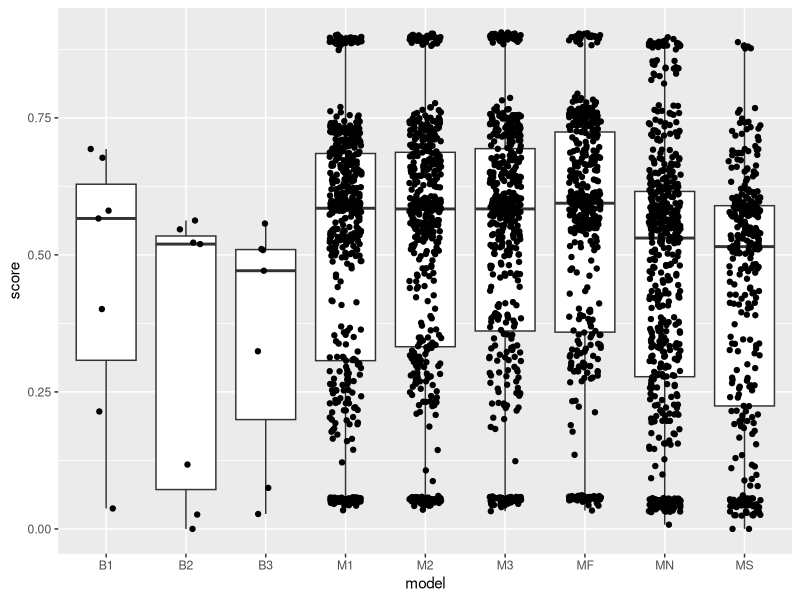
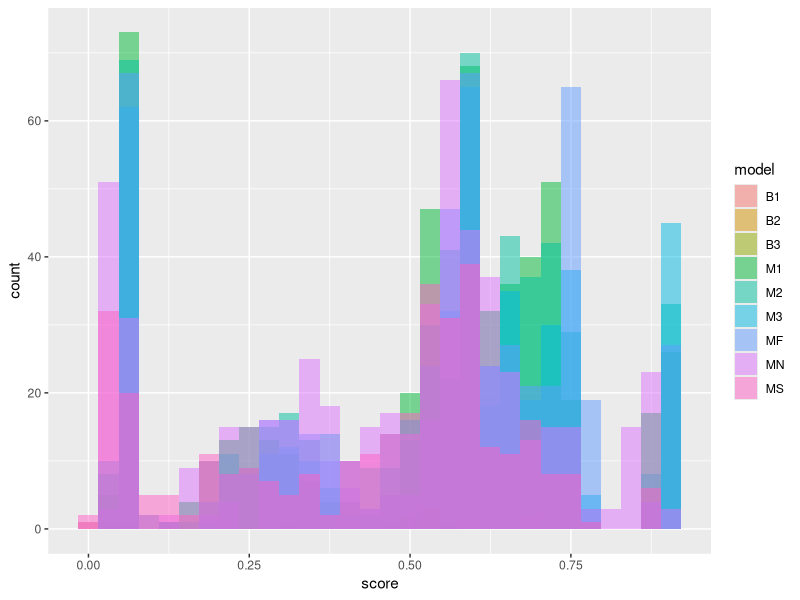
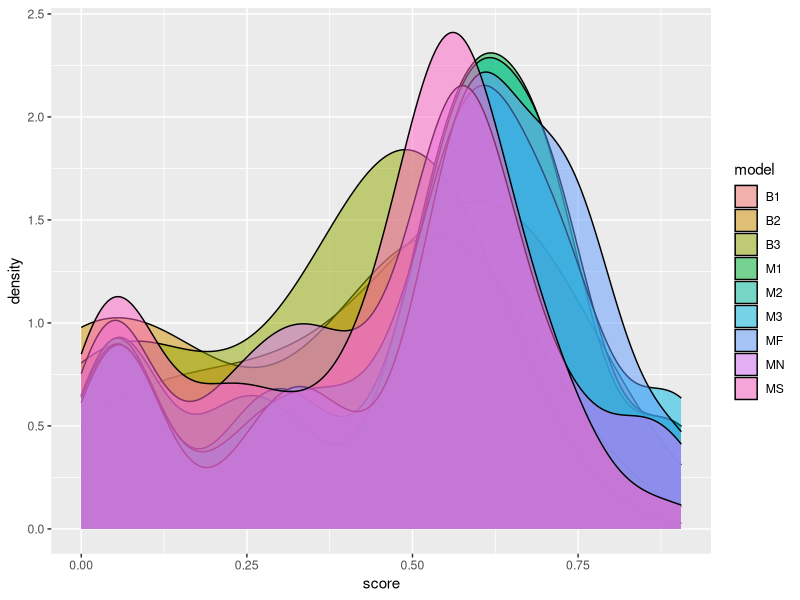
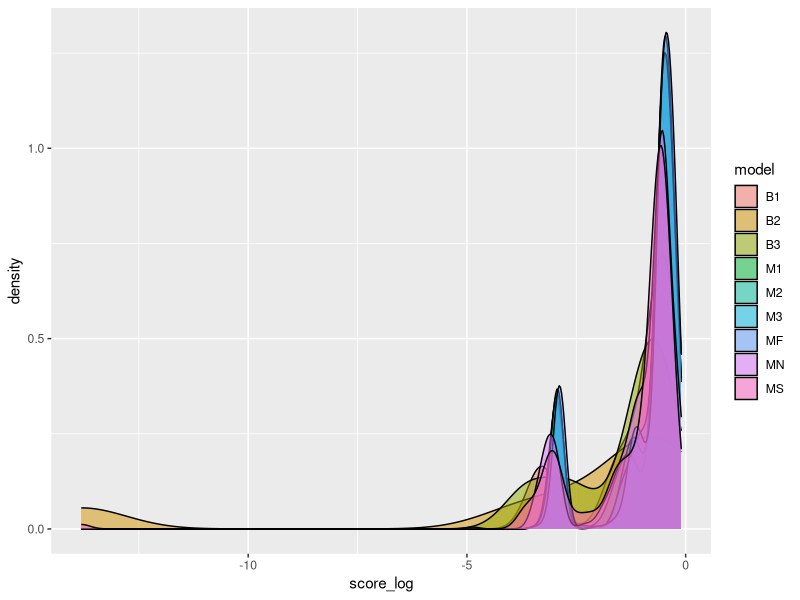

Write R code to recreate these figures, in order.
## ---- chunk 1
knitr::opts_chunk$set(echo = TRUE)
## ---- chunk 2
setwd("/Users/suhaibbasir/Documents/CS/MSc/SRDS/SeminarDataScience/Assignment_2")
d <- read.csv("data.csv")
## ---- chunk 3
# convert the model column to a factor as it is a categorical variable
d$model <- factor(d$model)
# convert the TeD column to a factor as it is a categorical variable
d$TeD <- factor(d$TeD)

# show the first 6 rows of the data
str(d)
## ---- chunk 4
d$model_type <- ifelse(d$model %in% c("B1", "B2", "B3"), "Baseline", "Transfer_Learning")
d$num_parts_refined <- ifelse(d$model == "MF", 4,
                          ifelse(d$model == "MS", 1,
                           ifelse(d$model == "MN", 0,
                          ifelse(grepl("^M[1-8]$", d$model), as.numeric(substr(d$model, 2, 2)), 0))))

# print all lines where model = MF
str(d)
## ---- chunk 5
model <- lm(score ~ model + model_type + TeD + num_parts_refined + Sum + (TrD1 + TrD2 + TrD3 + TrD4 + TrD5 + TrD6 + TrD7 + TrD8) , data = d)
anova_result <- anova(model)
print(anova_result)
summary(model)
## ---- chunk 6
# str(d)
# table(d$model, d$TeD)

# t test between B1, B2, and B3 vs the rest
d_B <- subset(d, model=="B1" | model=="B2" | model=="B3")
d_M <- subset(d, model=="M1" | model=="M2" | model=="M3" | model=="MF" | model=="MN" | model=="MS")
t.test(d_B$score, d_M$score)

# average for each model
aggregate(score ~ model, data = d, mean)
m <- lm(score~model, d)
summary(m)
AIC(m)

m1 <- lm(score~model+TeD, d)
summary(m1)
AIC(m1)

# compare m and m1
anova(m, m1)
## ---- chunk 7
m <- lm(score~model, d)
summary(m)
AIC(m)

library(dplyr)
d |> count(TeD, model)

# get count for number of rows with model B1 B2 and B3 and the Ms
## ---- chunk 8
# plot the average score for each model
library(ggplot2)
ggplot(d, aes(x=model, y=score)) + geom_boxplot() + geom_jitter(width=0.2)

# plot distribution of scores for each model as histogram
ggplot(d, aes(x=score, fill=model)) + geom_histogram(alpha=0.5, position="identity")
ggplot(d, aes(x=score, fill=model)) + geom_density(alpha=0.5)

# transform data to assume normality
d$score_log <- log(d$score)
ggplot(d, aes(x=score_log, fill=model)) + geom_density(alpha=0.5, position="identity")


## ---- chunk 9
# install.packages("emmeans")
library(emmeans)
m <- lm(score~model, d)
m1 <- lm(score~model+TeD, d)
m2 <- lm(score~model*TeD, d)
as.data.frame(ref_grid(m))
as.data.frame(ref_grid(m1))
as.data.frame(ref_grid(m2))

# m <- lm(score~model * (Tr1 + Tr2), d)
as.data.frame(ref_grid(m))
emmeans(m, ~model)
pairs(emmeans(m, ~model))

# # get average predicted score for each model from x1
# avg_predictions <- aggregate(prediction ~ model, data = x1, mean)
# avg_predictions

# # get all predictions for B1 from x1
# predictions_B1 <- subset(x1, model=="B1")

# # find average of all predictions for B1
# mean(predictions_B1$prediction)

# pairs(em)
## ---- chunk 10
d$number_of_training_datasets <- rowSums(d[,c("TrD1", "TrD2", "TrD3", "TrD4", "TrD5", "TrD6", "TrD7", "TrD8")])
model <- lm(score ~ model_type * model * TeD + number_of_training_datasets, data = d)
anova_result <- anova(model)
print(anova_result)
## ---- chunk 11
head(d)
model <- lm(score ~ TeD + model + number_of_training_datasets , data = d)
anova_result <- anova(model)
print(anova_result)
## ---- chunk 12
d$num_training_datasets <- rowSums(d[, c("TrD1", "TrD2", "TrD3", "TrD4", "TrD5", "TrD6", "TrD7", "TrD8")])
d$num_training_datasets_1 <- as.factor(d$num_training_datasets)
d$model <- as.factor(d$model)
d$TeD <- as.factor(d$TeD)
modewl <- lm(score ~ (TrD1 + TrD2 + TrD3 + TrD4 + TrD5 + TrD6 + TrD7 + TrD8) * TeD * model * Sum, data = d)
anova_result <- anova(modewl)
print(anova_result)
summary(modewl)
## ---- chunk 13
# Install and load the necessary package
library(dplyr)

# Load the data
data <- read.csv("data.csv")

# Normalize scores for each test dataset
data <- data %>%
  group_by(TeD) %>%
  mutate(normalized_score = (score - mean(score)) / sd(score))

# View the first few rows with normalized scores
(data[, c("TeD", "score", "normalized_score")])

data$model <- as.factor(data$model)
# data$Sum <- as.factor(data$Sum)
modewl <- lm(normalized_score ~ (TrD1 + TrD2 + TrD3 + TrD4 + TrD5 + TrD6 + TrD7 + TrD8) * model * Sum, data = data)

anova_result <- anova(modewl)
print(anova_result)

summary(modewl)
